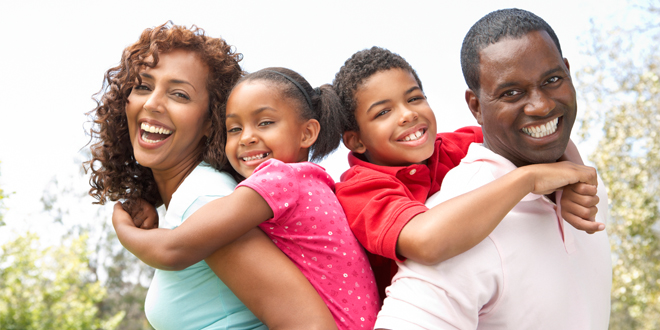
#> input picture photos/test_1.jpg, 660 x 330 px
$ python cv2_crop.py
#> lines starting #> are read from the running program, lines starting #| are printed output that depends on the picture
import cv2
import imutils
img_rd = cv2.imread("../photos/test_1.jpg")
#> img_rd is the input picture: shape (330, 660, 3); mean B, G, R 163, 171.1, 202.7

print(type(img_rd))
#| <class 'numpy.ndarray'>

print(img_rd.shape)
#| (330, 660, 3)
img_new = img_rd[100:, :]
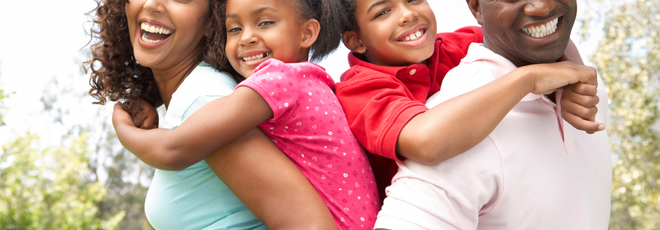
#> img_new: shape (230, 660, 3); mean B, G, R 148.2, 157.9, 199
img_new2 = img_rd[:, 100:]
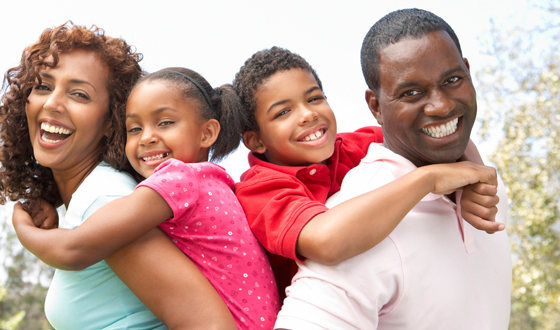
#> img_new2: shape (330, 560, 3); mean B, G, R 152.3, 159.2, 196.5
print(img_new.shape)
#| (230, 660, 3)
print(img_new2.shape)
#| (330, 560, 3)

cv2.imshow("win", img_new)
cv2.waitKey(0)

$ run again, with photos/calib_radial.jpg copied over photos/test_1.jpg
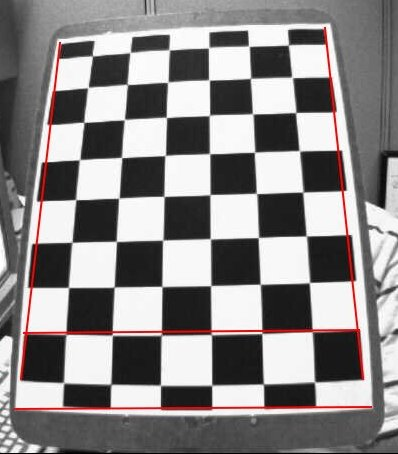
#> input picture photos/calib_radial.jpg, 398 x 454 px
#> img_rd is the input picture: shape (454, 398, 3); mean B, G, R 135.6, 135.6, 139
#| <class 'numpy.ndarray'>
#| (454, 398, 3)
#> `img_new = img_rd[100:, :]`:
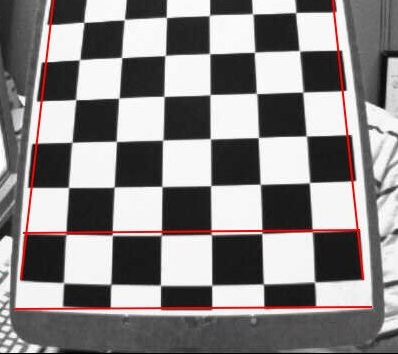
#> img_new: shape (354, 398, 3); mean B, G, R 134.1, 134.1, 138.1
#> `img_new2 = img_rd[:, 100:]`:
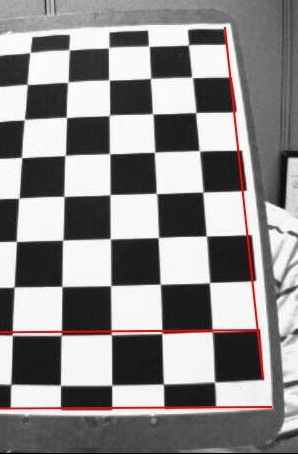
#> img_new2: shape (454, 298, 3); mean B, G, R 138.5, 138.6, 141.4
#| (354, 398, 3)
#| (454, 298, 3)

$ run again, with photos/checkerboard_2.jpg copied over photos/test_1.jpg
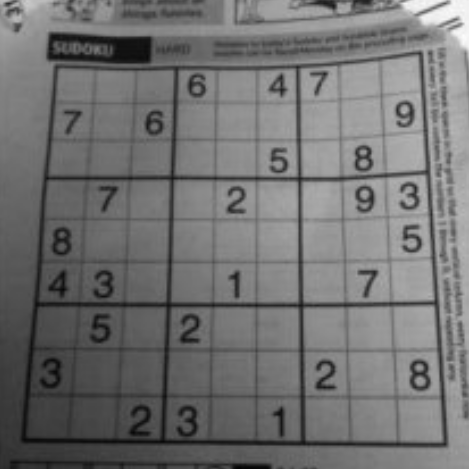
#> input picture photos/checkerboard_2.jpg, 469 x 469 px
#> img_rd is the input picture: shape (469, 469, 3); min 3, max 253, mean 113.5
#| <class 'numpy.ndarray'>
#| (469, 469, 3)
#> `img_new = img_rd[100:, :]`:
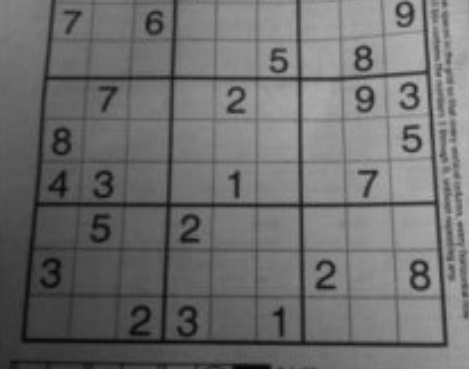
#> img_new: shape (369, 469, 3); min 3, max 185, mean 110.4
#> `img_new2 = img_rd[:, 100:]`:
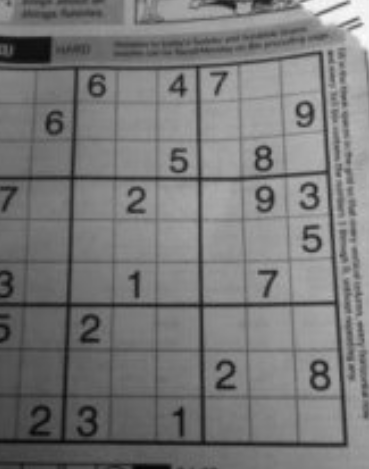
#> img_new2: shape (469, 369, 3); min 3, max 253, mean 120.5
#| (369, 469, 3)
#| (469, 369, 3)
